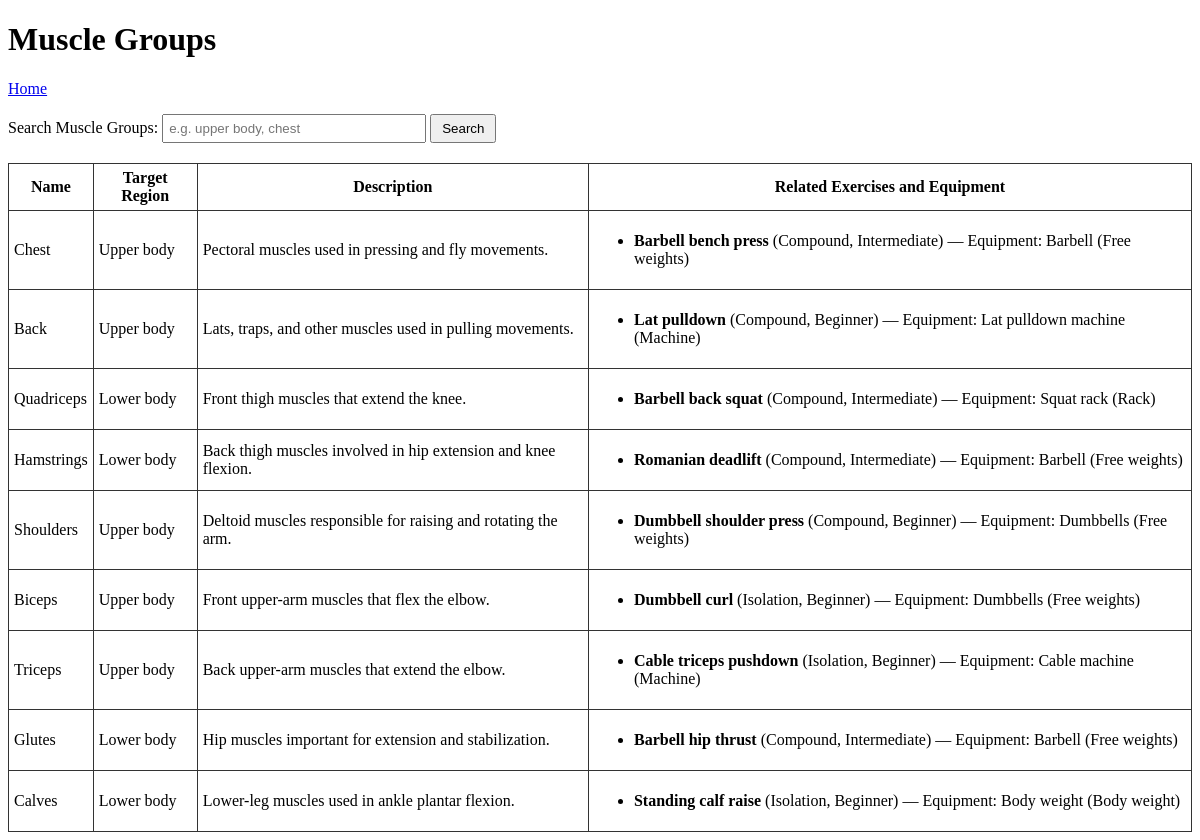
The page /muscle-groups on the database its author committed.
### app/muscle_group/models.py (models this page shows)
class MuscleGroup(db.Model):
    __tablename__ = "muscle_group"
    muscle_group_id = db.Column(db.Integer, primary_key=True, autoincrement=True)
    name = db.Column(db.String(80), nullable=False, unique=True)
    target_region = db.Column(db.String(80), nullable=False)
    description = db.Column(db.Text, nullable=False)
    exercises = db.relationship("Exercise", back_populates="muscle_group")

### app/core/models.py (models this page shows)
class Exercise(db.Model):
    __tablename__ = "exercise"
    exercise_id = db.Column(db.Integer, primary_key=True, autoincrement=True)
    muscle_group_id = db.Column(
        db.Integer, db.ForeignKey("muscle_group.muscle_group_id"), nullable=False
    )
    equipment_id = db.Column(
        db.Integer, db.ForeignKey("equipment.equipment_id"), nullable=False
    )
    name = db.Column(db.String(100), nullable=False, unique=True)
    mechanic_type = db.Column(db.String(40), nullable=False)
    difficulty_level = db.Column(db.String(40), nullable=False)
    muscle_group = db.relationship("MuscleGroup", back_populates="exercises")
    equipment = db.relationship("Equipment", back_populates="exercises")
    workout_exercises = db.relationship(
        "WorkoutExercise", back_populates="exercise"
    )

### app/equipment/models.py (models this page shows)
class Equipment(db.Model):
    __tablename__ = "equipment"
    equipment_id = db.Column(db.Integer, primary_key=True, autoincrement=True)
    name = db.Column(db.String(80), nullable=False, unique=True)
    category = db.Column(db.String(80), nullable=False)
    target_muscle_focus = db.Column(db.String(120), nullable=False)
    exercises = db.relationship("Exercise", back_populates="equipment")

### app/muscle_group/routes.py (the view)
@muscle_group_bp.route("/muscle-groups")
def list_muscle_groups():
    return MuscleGroupController.list_muscle_groups()

### app/muscle_group/muscle_group_controller.py (called while the page is built)
    @staticmethod
    def list_muscle_groups():
        search_query = request.args.get("search", "").strip()
        muscle_groups = MuscleGroupManager.search_muscle_groups(search_query)
        return render_template(
            "muscle_group_list.html",
            muscle_groups=muscle_groups,
            search_query=search_query,
        )

### app/muscle_group/muscle_group_manager.py (called while the page is built, shortened)
    @staticmethod
    def get_all_muscle_groups():
        try:
            statement = db.select(MuscleGroup).options(
                selectinload(MuscleGroup.exercises).joinedload(Exercise.equipment)
            )
            return db.session.scalars(statement).all()
        except Exception as e:
            MuscleGroupManager.handle_exceptions(e)

    @staticmethod
    def search_muscle_groups(search_query):
        if not search_query or not search_query.strip():
            return MuscleGroupManager.get_all_muscle_groups()

### app/muscle_group/templates/muscle_group_list.html (shortened to what this page needs)
<!doctype html>
<html lang="en">
<head>
    <link rel="stylesheet" href="{{ url_for('static', filename='muscle_group.css') }}">
</head>
<body>
    <h1>Muscle Groups</h1>
    <p><a href="{{ url_for('index') }}">Home</a></p>
    <form method="get"
          action="{{ url_for('muscle_group.list_muscle_groups') }}"
          class="search-form">
        <label for="search-input">Search Muscle Groups:</label>
        <input type="text"
               id="search-input"
               name="search"
               placeholder="e.g. upper body, chest"
               value="{{ search_query }}">
        <button type="submit">Search</button>
    </form>
    {% if error_message %}
        <p role="alert" class="error-message">{{ error_message }}</p>
    {% elif search_query and not muscle_groups %}
        <p>No muscle groups found matching
            "<strong>{{ search_query }}</strong>".</p>
    {% elif muscle_groups %}
        <table class="results-table">
            <thead>
                <tr>
                    <th>Name</th>
                    <th>Target Region</th>
                    <th>Description</th>
                    <th>Related Exercises and Equipment</th>
                </tr>
            </thead>
            <tbody>
                {% for muscle_group in muscle_groups %}
                    <tr>
                        <td>{{ muscle_group.name }}</td>
                        <td>{{ muscle_group.target_region }}</td>
                        <td>{{ muscle_group.description }}</td>
                        <td>
                            {% if muscle_group.exercises %}
                                <ul>
                                    {% for exercise in muscle_group.exercises %}
                                        <li>
                                            <strong>{{ exercise.name }}</strong>
                                            ({{ exercise.mechanic_type }},
                                            {{ exercise.difficulty_level }})
                                            — Equipment:
                                            {{ exercise.equipment.name }}
                                            ({{ exercise.equipment.category }})
                                        </li>
                                    {% endfor %}
                                </ul>
                            {% else %}
                                No exercises are associated with this
                                muscle group.
                            {% endif %}
                        </td>
                    </tr>
                {% endfor %}
            </tbody>
        </table>
    {% else %}
        <p>No muscle groups have been added yet.</p>
    {% endif %}
</body>
</html>

### app/static/muscle_group.css (style rules this page uses)
.search-form { margin-bottom: 20px; }
.search-form input { width: 250px; padding: 5px; }
.search-form button { padding: 5px 10px; cursor: pointer; }
.results-table { border-collapse: collapse; }
.results-table th, .results-table td { border: 1px solid #333; padding: 5px; }

### rows shown on the page
MuscleGroup: name "Chest", target_region "Upper body", description "Pectoral muscles used in pressing and fly movements."
Exercise: name "Barbell bench press", mechanic_type "Compound", difficulty_level "Intermediate", equipment.name "Barbell", equipment.category "Free weights"
MuscleGroup: name "Back", target_region "Upper body", description "Lats, traps, and other muscles used in pulling movements."
Exercise: name "Lat pulldown", mechanic_type "Compound", difficulty_level "Beginner", equipment.name "Lat pulldown machine", equipment.category "Machine"
MuscleGroup: name "Quadriceps", target_region "Lower body", description "Front thigh muscles that extend the knee."
Exercise: name "Barbell back squat", mechanic_type "Compound", difficulty_level "Intermediate", equipment.name "Squat rack", equipment.category "Rack"
MuscleGroup: name "Hamstrings", target_region "Lower body", description "Back thigh muscles involved in hip extension and knee flexion."
Exercise: name "Romanian deadlift", mechanic_type "Compound", difficulty_level "Intermediate", equipment.name "Barbell", equipment.category "Free weights"
MuscleGroup: name "Shoulders", target_region "Upper body", description "Deltoid muscles responsible for raising and rotating the arm."
Exercise: name "Dumbbell shoulder press", mechanic_type "Compound", difficulty_level "Beginner", equipment.name "Dumbbells", equipment.category "Free weights"
MuscleGroup: name "Biceps", target_region "Upper body", description "Front upper-arm muscles that flex the elbow."
Exercise: name "Dumbbell curl", mechanic_type "Isolation", difficulty_level "Beginner", equipment.name "Dumbbells", equipment.category "Free weights"
MuscleGroup: name "Triceps", target_region "Upper body", description "Back upper-arm muscles that extend the elbow."
Exercise: name "Cable triceps pushdown", mechanic_type "Isolation", difficulty_level "Beginner", equipment.name "Cable machine", equipment.category "Machine"
MuscleGroup: name "Glutes", target_region "Lower body", description "Hip muscles important for extension and stabilization."
Exercise: name "Barbell hip thrust", mechanic_type "Compound", difficulty_level "Intermediate", equipment.name "Barbell", equipment.category "Free weights"
MuscleGroup: name "Calves", target_region "Lower body", description "Lower-leg muscles used in ankle plantar flexion."
Exercise: name "Standing calf raise", mechanic_type "Isolation", difficulty_level "Beginner", equipment.name "Body weight", equipment.category "Body weight"
